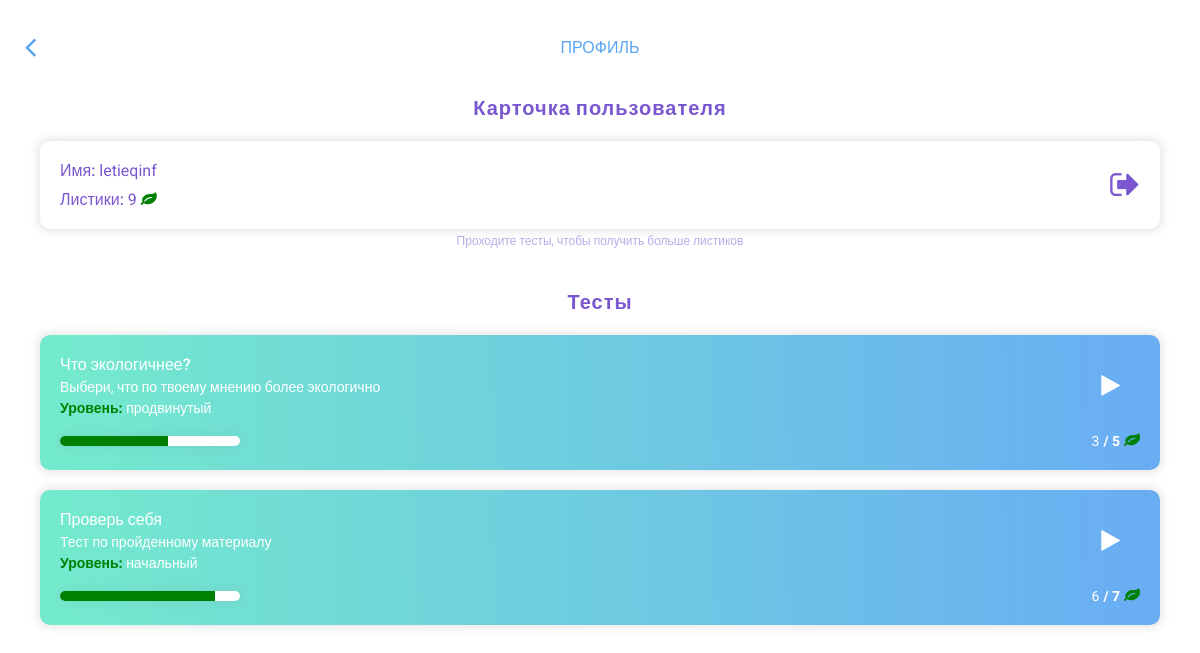
/accounts/profile/ (signed in), run on the app's committed database.
### quizes/models.py (models this page shows, shortened)
class Quiz(models.Model):
    name = models.CharField(max_length=200)
    topic = models.CharField(max_length=200)
    number_of_questions = models.IntegerField()
    difficulty = models.CharField(max_length=11,choices=DIFF_CHOICES)
    class Meta:
        verbose_name_plural = 'Quizes'

### accounts/views.py (the view)
# urls.py: path('profile/', Profile.as_view(), name='profile')
@method_decorator(login_required, name='dispatch')
class Profile(TemplateView):
    template_name = 'profile.html'
    def get(self, request):
        quiz_tuple = Quiz.objects.values_list('name', 'topic', 'number_of_questions', 'pk')
        results_tuple = Result.objects.values_list('quiz', 'user', 'score')
        quiz_json = serializers.serialize('json', Quiz.objects.all())
        quiz = json.loads(quiz_json)
        results_json = serializers.serialize('json', Result.objects.all())
        results = json.loads(results_json)
        ctx = {'quiz':quiz, 'quiz_tuple':quiz_tuple, 'results':results, 'results_tuple':results_tuple}
        return render(request, self.template_name, ctx)
    def dispatch(self, request, *args, **kwargs):
        return super().dispatch(request, *args, **kwargs)

### accounts/templates/profile.html (shortened to what this page needs)
{% extends 'wrappers/profile_layout.html' %}
{% block page_css %}
    {% load static %}
    <link rel="stylesheet" href="{% static 'css/profile.css' %}">
{% endblock %}
{% block header %}
    Профиль
{% endblock %}
{% block article %}
    <h2>Карточка пользователя</h2>
    <div class="user-card">
        <div class="card-info">
            <p>
                <span class="card-hdr">Имя: </span>
                <span>{{ user.get_username }}</span>
            </p>
            <p>
                <span class="card-hdr">Листики: </span>
                <span>
                    <span id="total-score"></span>
                    <i class="fa fa-leaf" aria-hidden="true"></i>
                </span>
            </p>
        </div>
        <a href="{% url 'logout' %}">
            <i class="fa fa-sign-out fa-2x" aria-hidden="true"></i>
        </a>
    </div>
    <p class="add-inf-lf">
        Проходите тесты, чтобы получить больше листиков
    </p>
    <h2>Тесты</h2>
    {% for list in quiz %}
        <div class="test-card">
            <div class="flex-area">
                <div class="test-card-box">
                    <p class="test-card-hdr">{{ list.fields.name }}</p>
                    <p class="test-card-info">{{ list.fields.topic }}</p>
                    <p class="test-card-level">
                        <span>Уровень: </span>
                        <span>{{ list.fields.difficulty }}</span>
                    </p>
                </div>
                <a href="{% url 'quizes' %}{{ list.pk }}" class="test-link">
                    <i class="fa fa-play" style="font-size: 24px;" aria-hidden="true"></i>
                </a>
            </div>
            <div class="prg-info">
                <div class="progress-bar">
                    <div id="line-{{ list.pk }}" class="progress-line"></div>
                </div>
                <p class="progress-info">
                    <span id="prg-score-{{ list.pk }}"></span>
                    <span class="cnt-amt">/ {{ list.fields.number_of_questions }}</span>
                    <i class="fa fa-leaf" aria-hidden="true"></i>
                </p>
            </div>
        </div>
    {% endfor %}
{% endblock %}

### accounts/templates/wrappers/profile_layout.html (shortened to what this page needs)
<!DOCTYPE html PUBLIC "-//WAPFORUM//DTD XHTML Mobile 1.0//EN" "http://www.wapforum.org/DTD/xhtml-mobile10.dtd">
<html>
    <head>
        {% block page_css %}
        {% endblock %}
        {% include 'wrappers/links.html' %}
    </head>
    <body>
        <header class="header">
            <a href="{% url 'index' %}">
                <i class="fa fa-angle-left fa-2x fa-fw back-arrow" aria-hidden="true"></i>
            </a>
            <h1>
                {% block header %}
                {% endblock %}
            </h1>
        </header>
        <article>
            {% block article %}
            {% endblock %}
        </article>
    </body>
</html>

### accounts/templates/wrappers/links.html (shortened to what this page needs)
{% load static %}
<link rel="stylesheet" href="{% static 'css/templates/header-template.css' %}">
<link rel="stylesheet" href="{% static 'css/templates/page-settings.css' %}">
<link rel="stylesheet" href="{% static 'css/templates/ftrmenu-template.css' %}">
<link rel="stylesheet" href="{% static 'css/font-awesome-4.7.0/css/font-awesome.min.css' %}">

### static/css/profile.css (style rules this page uses)
article { text-align: center; }
.user-card { text-align: left; border-radius: 10px; box-shadow: 0 0 10px 2px rgba(122,122,122,0.2); padding: 20px; margin: 20px 40px 5px 40px; display: flex; justify-content: space-between; align-items: center; }
.card-hdr { font-weight: 500; }
.add-inf-lf { color: rgba(122, 87, 209, 0.5); font-size: 12px; margin-bottom: 40px; }
.user-card p:not(:last-child) { margin-bottom: 10px; }
.fa-leaf { color: green; }
.user-card a { color: #7A57D1; }
.test-card { text-align: left; border-radius: 10px; box-shadow: 0 0 10px 2px rgba(122,122,122,0.2); background: linear-gradient(89deg, rgba(89, 164, 242, 0.9) 0%, rgba(91, 231, 196, 0.85) 0.01%, rgba(89, 164, 242, 0.9) 98.59%); padding: 20px; margin: 20px 40px 5px 40px; }
.flex-area { display: flex; justify-content: space-between; align-items: center }
.test-card-box { width: 70%; }
.test-card-box p { color: white; }
p.test-card-hdr { font-weight: 500; }
.test-card-info { margin-top: 5px; font-size: 14px; }
.test-card-level { margin-top: 5px; font-size: 14px; }
.test-card-level span:first-child { color: green; font-weight: 800; }
.test-link i { color: white; margin-right: 20px; }
.prg-info { display: flex; justify-content: space-between; align-items: center; margin-top: 15px; }
.progress-bar { width: 180px; height: 10px; background-color: #fff; border-radius: 10px; box-shadow: 0 0 10px 2px rgba(122,122,122,0.1); }
.progress-info span { color: white; font-size: 14px; }
.progress-line { width: 0; height: 10px; background-color: green; border-radius: 10px 0 0 10px; }
.cnt-amt { font-weight: 800; }

### static/css/templates/header-template.css (style rules this page uses)
.header { position: relative; padding: 47px 30px; }
h1 { position: absolute; left: 50%; transform: translate(-50%, -50%); top: 50%; font-weight: 500; text-transform: uppercase; }
.back-arrow { position: absolute; transform: translate(-20px, -50%); top: 50%; color: #59A4F2; }

### static/css/templates/page-settings.css (style rules this page uses)
* { padding: 0; margin: 0; }
h1, h2, h3 { font-family: 'Manrope', sans-serif; }
h1 { font-size: 16px; color: #59A4F2; }
h2 { font-size: 20px; color: #7A57D1; letter-spacing: 0.05em; }
p { font-family: 'Roboto', sans-serif; color: #7A57D1; font-size: 16px; }

### static/css/templates/ftrmenu-template.css (style rules this page uses)
.fa-2x { font-size: 24px; }

### data on the page
Quiz: fields.name "Что экологичнее?", fields.topic "Выбери, что по твоему мнению более экологично", fields.difficulty "продвинутый", fields.number_of_questions "5"
Quiz: fields.name "Проверь себя", fields.topic "Тест по пройденному материалу", fields.difficulty "начальный", fields.number_of_questions "7"

### other printed values
{{ user.get_username }} "letieqinf"
